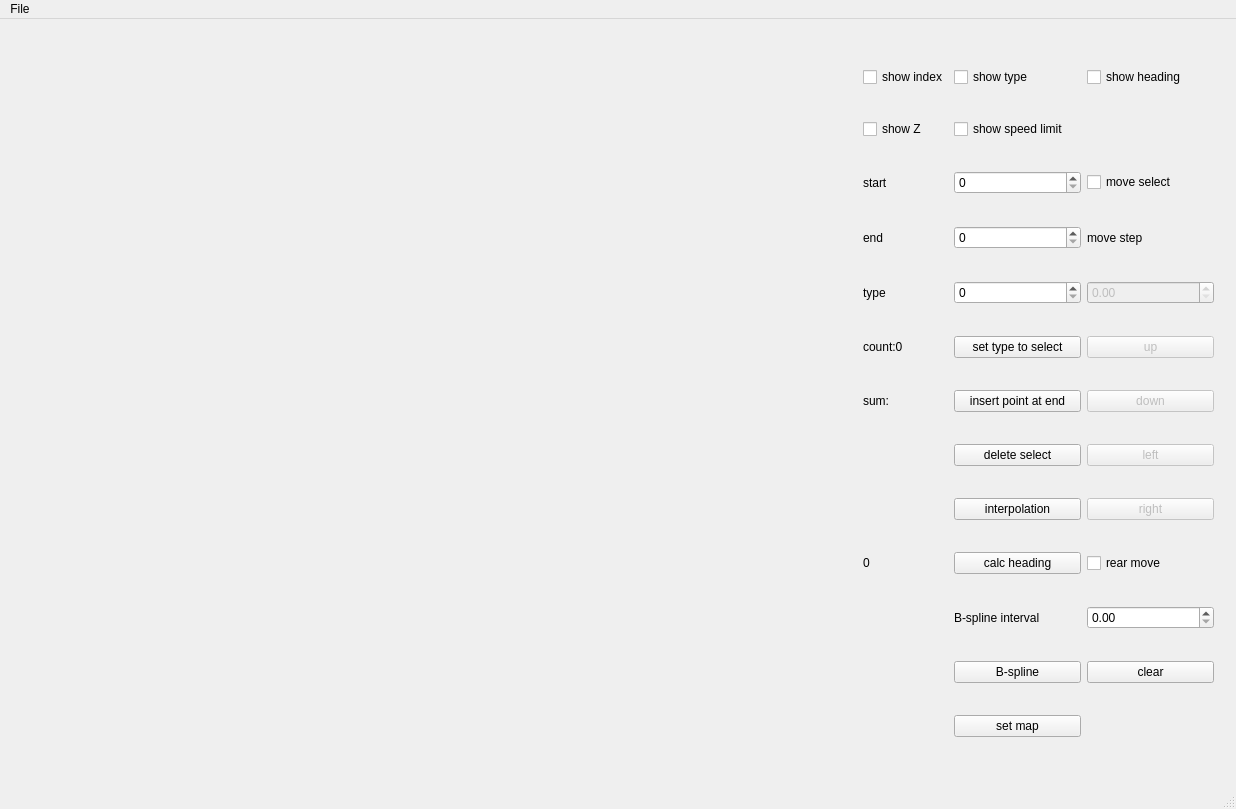
<?xml version="1.0" encoding="UTF-8"?>
<ui version="4.0">
 <class>MainWindow</class>
 <widget class="QMainWindow" name="MainWindow">
  <property name="geometry">
   <rect>
    <x>0</x>
    <y>0</y>
    <width>1236</width>
    <height>809</height>
   </rect>
  </property>
  <property name="windowTitle">
   <string>MapEditorProfessional</string>
  </property>
  <widget class="QWidget" name="centralWidget">
   <layout class="QHBoxLayout" name="horizontalLayout">
    <item>
     <widget class="QDisplayWidget2" name="mapDisplay1" native="true">
      <widget class="QWidget" name="widget" native="true">
       <property name="geometry">
        <rect>
         <x>0</x>
         <y>0</y>
         <width>301</width>
         <height>301</height>
        </rect>
       </property>
      </widget>
     </widget>
    </item>
    <item>
     <widget class="QWidget" name="widget_2" native="true">
      <property name="sizePolicy">
       <sizepolicy hsizetype="Fixed" vsizetype="Preferred">
        <horstretch>0</horstretch>
        <verstretch>0</verstretch>
       </sizepolicy>
      </property>
      <property name="minimumSize">
       <size>
        <width>373</width>
        <height>0</height>
       </size>
      </property>
      <layout class="QGridLayout" name="gridLayout">
       <item row="9" column="0">
        <widget class="QLabel" name="labelPointCount">
         <property name="text">
          <string>count:0</string>
         </property>
        </widget>
       </item>
       <item row="3" column="0">
        <widget class="QLabel" name="label">
         <property name="sizePolicy">
          <sizepolicy hsizetype="Fixed" vsizetype="Preferred">
           <horstretch>0</horstretch>
           <verstretch>0</verstretch>
          </sizepolicy>
         </property>
         <property name="text">
          <string>start</string>
         </property>
        </widget>
       </item>
       <item row="12" column="1">
        <widget class="QPushButton" name="pushButtonInterpolation">
         <property name="text">
          <string>interpolation</string>
         </property>
        </widget>
       </item>
       <item row="10" column="2">
        <widget class="QPushButton" name="pushButton_down">
         <property name="enabled">
          <bool>false</bool>
         </property>
         <property name="text">
          <string>down</string>
         </property>
        </widget>
       </item>
       <item row="3" column="2">
        <widget class="QCheckBox" name="checkBox_enable_move">
         <property name="text">
          <string>move select</string>
         </property>
        </widget>
       </item>
       <item row="5" column="1">
        <widget class="QSpinBox" name="spinBoxEnd"/>
       </item>
       <item row="7" column="0">
        <widget class="QLabel" name="label_3">
         <property name="text">
          <string>type</string>
         </property>
        </widget>
       </item>
       <item row="16" column="1">
        <widget class="QPushButton" name="pushButton_setmap">
         <property name="text">
          <string>set map</string>
         </property>
        </widget>
       </item>
       <item row="10" column="1">
        <widget class="QPushButton" name="pushButton_insert_point">
         <property name="text">
          <string>insert point at end</string>
         </property>
        </widget>
       </item>
       <item row="14" column="2">
        <widget class="QDoubleSpinBox" name="doubleSpinBox_bSplineInterval"/>
       </item>
       <item row="15" column="1">
        <widget class="QPushButton" name="pushButton_Bspline">
         <property name="text">
          <string>B-spline</string>
         </property>
        </widget>
       </item>
       <item row="5" column="0">
        <widget class="QLabel" name="label_2">
         <property name="sizePolicy">
          <sizepolicy hsizetype="Fixed" vsizetype="Preferred">
           <horstretch>0</horstretch>
           <verstretch>0</verstretch>
          </sizepolicy>
         </property>
         <property name="text">
          <string>end</string>
         </property>
        </widget>
       </item>
       <item row="9" column="2">
        <widget class="QPushButton" name="pushButton_up">
         <property name="enabled">
          <bool>false</bool>
         </property>
         <property name="text">
          <string>up</string>
         </property>
        </widget>
       </item>
       <item row="5" column="2">
        <widget class="QLabel" name="label_4">
         <property name="text">
          <string>move step</string>
         </property>
        </widget>
       </item>
       <item row="9" column="1">
        <widget class="QPushButton" name="pushButtonSetType">
         <property name="text">
          <string>set type to select</string>
         </property>
        </widget>
       </item>
       <item row="12" column="2">
        <widget class="QPushButton" name="pushButton_right">
         <property name="enabled">
          <bool>false</bool>
         </property>
         <property name="text">
          <string>right</string>
         </property>
        </widget>
       </item>
       <item row="11" column="2">
        <widget class="QPushButton" name="pushButton_left">
         <property name="enabled">
          <bool>false</bool>
         </property>
         <property name="text">
          <string>left</string>
         </property>
        </widget>
       </item>
       <item row="11" column="1">
        <widget class="QPushButton" name="pushButtondelete">
         <property name="text">
          <string>delete select</string>
         </property>
        </widget>
       </item>
       <item row="7" column="2">
        <widget class="QDoubleSpinBox" name="doubleSpinBox_move_step">
         <property name="enabled">
          <bool>false</bool>
         </property>
        </widget>
       </item>
       <item row="3" column="1">
        <widget class="QSpinBox" name="spinBoxStart"/>
       </item>
       <item row="13" column="1">
        <widget class="QPushButton" name="pushButton_calcHeading">
         <property name="text">
          <string>calc heading</string>
         </property>
        </widget>
       </item>
       <item row="14" column="1">
        <widget class="QLabel" name="label_5">
         <property name="text">
          <string>B-spline interval</string>
         </property>
        </widget>
       </item>
       <item row="13" column="2">
        <widget class="QCheckBox" name="checkBox_rearmove">
         <property name="text">
          <string>rear move</string>
         </property>
        </widget>
       </item>
       <item row="15" column="2">
        <widget class="QPushButton" name="pushButton_clear">
         <property name="text">
          <string>clear</string>
         </property>
        </widget>
       </item>
       <item row="7" column="1">
        <widget class="QSpinBox" name="spinBoxType">
         <property name="maximum">
          <number>199</number>
         </property>
        </widget>
       </item>
       <item row="1" column="0">
        <widget class="QCheckBox" name="checkBox_showIndex">
         <property name="text">
          <string>show index</string>
         </property>
        </widget>
       </item>
       <item row="1" column="2">
        <widget class="QCheckBox" name="checkBox_heading">
         <property name="text">
          <string>show heading</string>
         </property>
        </widget>
       </item>
       <item row="1" column="1">
        <widget class="QCheckBox" name="checkBox_showtext">
         <property name="text">
          <string>show type</string>
         </property>
        </widget>
       </item>
       <item row="2" column="0">
        <widget class="QCheckBox" name="checkBox_showZ">
         <property name="text">
          <string>show Z</string>
         </property>
        </widget>
       </item>
       <item row="2" column="1">
        <widget class="QCheckBox" name="checkBox_showSpeedLimit">
         <property name="text">
          <string>show speed limit</string>
         </property>
        </widget>
       </item>
       <item row="10" column="0">
        <widget class="QLabel" name="label_sum">
         <property name="text">
          <string>sum:</string>
         </property>
        </widget>
       </item>
       <item row="13" column="0">
        <widget class="QLabel" name="label_heading">
         <property name="text">
          <string>0</string>
         </property>
        </widget>
       </item>
      </layout>
     </widget>
    </item>
   </layout>
  </widget>
  <widget class="QMenuBar" name="menuBar">
   <property name="geometry">
    <rect>
     <x>0</x>
     <y>0</y>
     <width>1236</width>
     <height>20</height>
    </rect>
   </property>
   <widget class="QMenu" name="menuFile">
    <property name="title">
     <string>File</string>
    </property>
    <addaction name="action_Open"/>
    <addaction name="actionOpen_File"/>
    <addaction name="action_Save_as"/>
   </widget>
   <addaction name="menuFile"/>
  </widget>
  <widget class="QStatusBar" name="statusBar"/>
  <action name="action_Open">
   <property name="text">
    <string>&amp;Open</string>
   </property>
  </action>
  <action name="action_Save_as">
   <property name="text">
    <string>&amp;Save as</string>
   </property>
  </action>
  <action name="actionOpen_File">
   <property name="text">
    <string>Open &amp;File</string>
   </property>
  </action>
 </widget>
 <layoutdefault spacing="6" margin="11"/>
 <customwidgets>
  <customwidget>
   <class>QDisplayWidget2</class>
   <extends>QWidget</extends>
   <header>commonUsed/qdisplaywidget2.h</header>
   <container>1</container>
  </customwidget>
 </customwidgets>
 <resources/>
 <connections/>
</ui>
